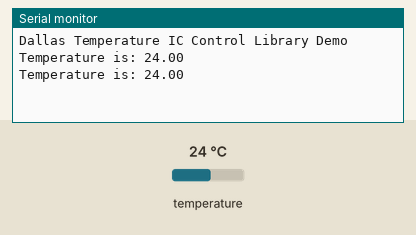
Bench run of a sketch on a simulated Arduino Uno, built with avr-gcc and run on an emulated ATmega328P. Shown: the last lines printed to the serial monitor. The test bench sets the inputs (shaded band); at power-on: temperature 24 °C.

Above: at 3.3 s.
3.4 s: temperature set to 12 °C
At 5.5 s:
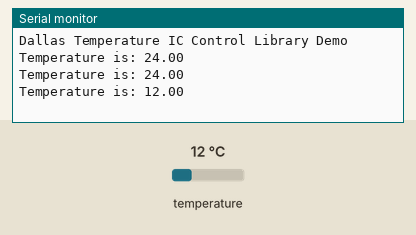
5.9 s: temperature set to 19 °C
At 6.7 s:
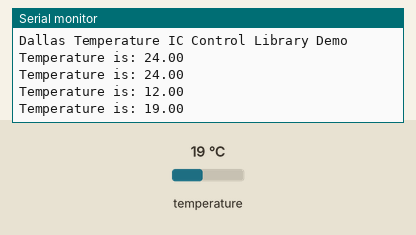
Timing chart, 0 to 8.9 s (numbered marks = the images above; inputs shaded):
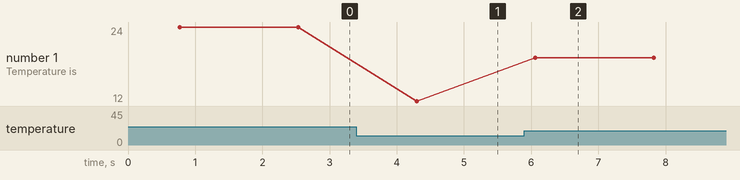

Measured:
- after the input at 3.4 s, the serial monitor: prints a new line after 0.90 s (image 1)
- after the input at 5.9 s, the serial monitor: prints a new line after 0.16 s (image 2)
- plotted number 1: 24 → 12 after the input at 3.4 s, 12 → 19 after the input at 5.9 s

The sketch:

waterTempSensor.ino
```cpp
//Code from https://create.arduino.cc/projecthub/TheGadgetBoy/ds18b20-digital-temperature-sensor-and-arduino-9cc806

#include <OneWire.h>
#include <DallasTemperature.h>

//Pin Choice is arbitary, pin 2 is used
#define ONE_WIRE_BUS 2

OneWire oneWire(ONE_WIRE_BUS);
DallasTemperature sensors(&oneWire);
//Setting up the wire

//OneWire oneWire2(ARB_PIN);
//DallasTemperature sensors2(&oneWire2);

//Code for second sensor if needed
//ARB_PIN is another arbitary pin

void setup(void)
{
 Serial.begin(9600);
 Serial.println("Dallas Temperature IC Control Library Demo");

 sensors.begin();
 //sensors2.begin();
}

void loop(void)
{
 sensors.requestTemperatures();
 // Send the command to get temperature readings

 Serial.print("Temperature is: ");
 Serial.println(sensors.getTempCByIndex(0));
 //Serial.println(sensors2.getTempCByIndex(0));

 delay(1000);
}
```
